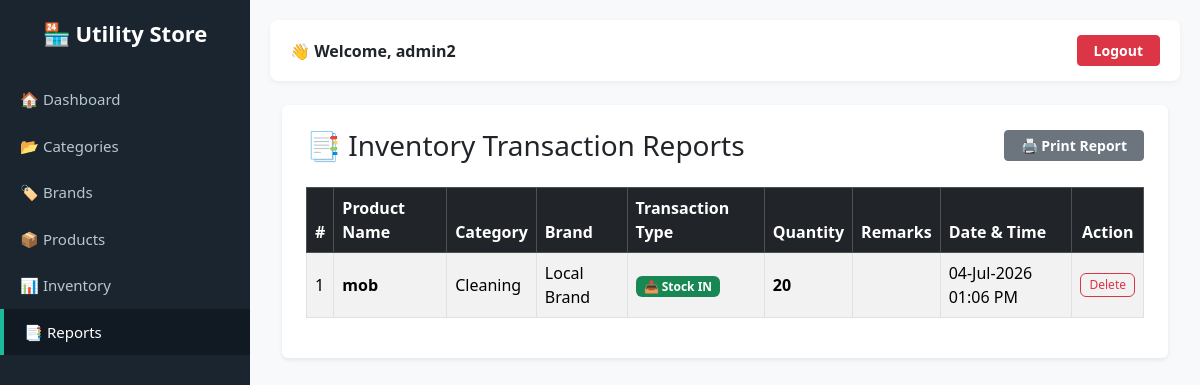
Screenshot of /reports.php (signed in) with the database file from the repository.
### tables this page shows
CREATE TABLE `inventory_logs` (
  `log_id` int(11) NOT NULL,
  `product_id` int(11) NOT NULL,
  `transaction_type` enum('IN','OUT') NOT NULL,
  `quantity` int(11) NOT NULL,
  `remarks` varchar(255) DEFAULT NULL,
  `transaction_date` timestamp NOT NULL DEFAULT current_timestamp()
);

CREATE TABLE `products` (
  `product_id` int(11) NOT NULL,
  `category_id` int(11) DEFAULT NULL,
  `brand_id` int(11) DEFAULT NULL,
  `product_name` varchar(150) DEFAULT NULL,
  `barcode` varchar(50) DEFAULT NULL,
  `description` text DEFAULT NULL,
  `purchase_price` decimal(10,2) DEFAULT NULL,
  `selling_price` decimal(10,2) DEFAULT NULL,
  `reorder_level` int(11) DEFAULT NULL,
  `unit` varchar(20) DEFAULT NULL,
  `image` varchar(255) DEFAULT NULL,
  `status` enum('Available','Unavailable') DEFAULT 'Available',
  `stock` int(11) DEFAULT 0
);

CREATE TABLE `categories` (
  `category_id` int(11) NOT NULL,
  `category_name` varchar(100) DEFAULT NULL,
  `description` text DEFAULT NULL
);

CREATE TABLE `brands` (
  `brand_id` int(11) NOT NULL,
  `brand_name` varchar(100) DEFAULT NULL
);

### reports.php (the view, shortened to what this page needs)
<?php
require_once __DIR__ . "/../config/database.php";
include __DIR__ . "/../includes/header.php";
try {
    $query = "SELECT l.*, p.product_name, c.category_name, b.brand_name
              FROM Inventory_Logs l
              LEFT JOIN Products p ON l.product_id = p.product_id
              LEFT JOIN Categories c ON p.category_id = c.category_id
              LEFT JOIN Brands b ON p.brand_id = b.brand_id
              ORDER BY l.log_id DESC";
    $reportData = $conn->query($query)->fetchAll();
} catch (PDOException $e) {
    echo "<div class='alert alert-danger m-3'>Database Error: " . $e->getMessage() . "</div>";
    $reportData = [];
}
?>
<div class="container-fluid mt-4">
    <div class="card p-4 shadow-sm bg-white border-0">
        <div class="d-flex justify-content-between align-items-center mb-4">
            <h3 class="mb-0">📑 Inventory Transaction Reports</h3>
            <button onclick="window.print()" class="btn btn-secondary btn-sm px-3 fw-bold">🖨️ Print Report</button>
        </div>
        <div class="table-responsive">
            <table class="table table-bordered table-striped align-middle">
                <thead class="table-dark">
                    <tr>
                        <th>#</th>
                        <th>Product Name</th>
                        <th>Category</th>
                        <th>Brand</th>
                        <th>Transaction Type</th>
                        <th>Quantity</th>
                        <th>Remarks</th>
                        <th>Date & Time</th>
                        <th class="text-center no-print">Action</th>
                    </tr>
                </thead>
                <tbody>
                    <?php if (empty($reportData)): ?>
                        <tr><td colspan="9" class="text-center text-muted py-3">No transactions recorded yet in the system.</td></tr>
                    <?php else: ?>
                        <?php foreach ($reportData as $index => $row): ?>
                            <tr>
                                <td><?= $index + 1 ?></td>
                                <td class="fw-bold"><?= htmlspecialchars($row['product_name'] ?? 'Unknown Product') ?></td>
                                <td><?= htmlspecialchars($row['category_name'] ?? '-') ?></td>
                                <td><?= htmlspecialchars($row['brand_name'] ?? '-') ?></td>
                                <td>
                                    <?php
                                    $typeValue = $row['transaction_type'] ?? $row['type'] ?? 'IN';
                                    if (strtoupper($typeValue) == 'STOCK IN' || strtoupper($typeValue) == 'IN'):
                                    ?>
                                        <span class="badge bg-success px-2 py-1.5">📥 Stock IN</span>
                                    <?php else: ?>
                                        <span class="badge bg-danger px-2 py-1.5">📤 Stock OUT</span>
                                    <?php endif; ?>
                                </td>
                                <td class="fw-bold"><?= htmlspecialchars($row['quantity'] ?? 0) ?></td>
                                <td class="text-muted small"><?= htmlspecialchars($row['remarks'] ?? '-') ?></td>
                                <td>
                                    <?php
                                    $dateValue = $row['transaction_date'] ?? $row['created_at'] ?? $row['date'] ?? null;
                                    echo $dateValue ? date("d-M-Y h:i A", strtotime($dateValue)) : '-';
                                    ?>
                                </td>
                                <td class="text-center no-print">
                                    <form method="POST" onsubmit="return confirm('Are you sure you want to permanently delete this report entry?');" style="display:inline;">
                                        <button type="submit" name="delete_report_log" class="btn btn-sm btn-outline-danger" style="padding: 2px 8px; font-size: 12px; border-radius: 6px;">
                                            Delete
                                        </button>
                                    </form>
                                </td>
                            </tr>
                        <?php endforeach; ?>
                    <?php endif; ?>
                </tbody>
            </table>
        </div>
    </div>
</div>
<?php
include __DIR__ . "/../includes/footer.php";
?>

### header.php (style rules this page uses)
body { display: flex; background-color: #f8f9fa; margin: 0; min-height: 100vh; }

### rows the page displays
inventory_logs: product.product_name "mob", categories.category_name "Cleaning", brands.brand_name "Local Brand", transaction_type "📥 Stock IN", quantity "20", transaction_date "04-Jul-2026 01:06 PM"

### other values shown
$_SESSION['username'] "admin2"
